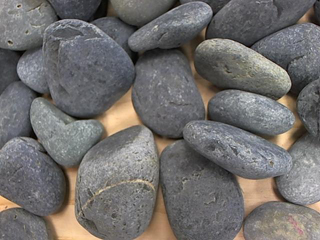
%> input picture lab02/zad06/images/train/BigRocks.1.2011-07-06-190710.jpg, 320 x 240 px
$ octave classIm.m   (GNU Octave 9; MATLAB toolbox functions it lacks are replaced by stand-ins)
%> lines starting %> are read from the running program, lines starting %| are printed output that depends on the picture
%> further down, curImg is the input picture: size 240x320x3 uint8; mean R, G, B 113.1, 110.4, 109
### lab02/zad06/genHist.m
function [ outHist ] = genHist( image )
%GENHIST Generuje histogram dla podanego obrazu.
% Obraz jest macierza h x w x 3 o wartosciach w zakresie 0 - 255.
% Wynikowy histogram powinien byc wektorem wierszowym o sta³ej d³ugoœci.

    % Zastap ponizszy kod tak, aby obliczal histogram dla obrazu RGB.
    % Proszê dobraæ odpowiedni¹ d³ugoœæ wektora outHist.
    bins_num = 16;
    histR = histogram(image(:,:,1), bins_num).Values();
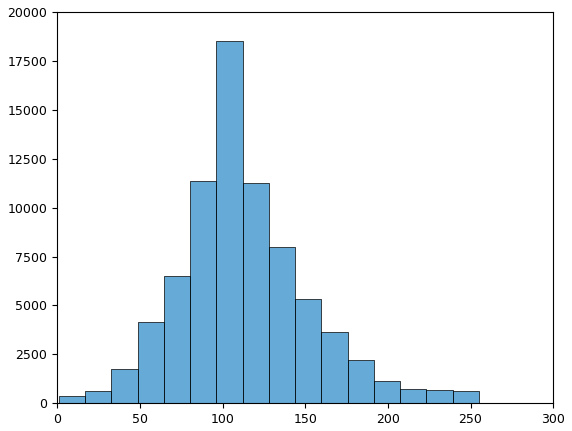
%> figure redrawn from the program's plot data; tallest bar 18494 high, from x = 96.25 to 112.1
    histG = histogram(image(:,:,2), bins_num).Values();
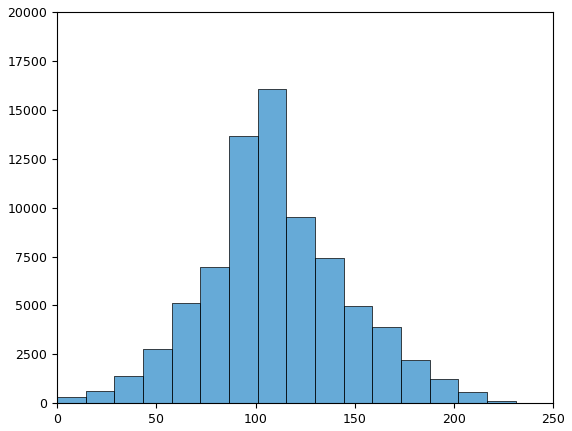
%> figure redrawn from the program's plot data; tallest bar 16088 high, from x = 101.1 to 115.5
    histB = histogram(image(:,:,3), bins_num).Values();
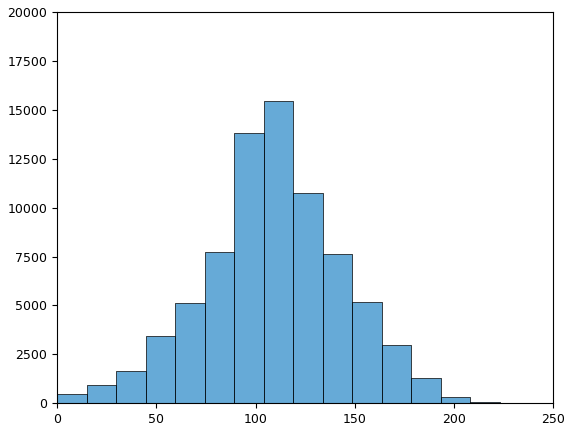
%> figure redrawn from the program's plot data; tallest bar 15463 high, from x = 104.1 to 119
    outHist = [histR histG histB];
%> outHist = 48 values, max 18494 at index 7, min 7 at index 48, mean 4800
end

### lab02/zad06/classIm.m
% zbior danych treningowych
trainImages = {{'images/train/BigRocks.1.2011-07-06-190710.jpg', ...
            'images/train/BigRocks.1.2011-07-06-190721.jpg', ...
            'images/train/BigRocks.1.2011-07-06-190737.jpg', ...
            'images/train/BigRocks.1.2011-07-06-190745.jpg', ...
            'images/train/BigRocks.1.2011-07-06-190805.jpg', ...
            'images/train/BigRocks.1.2011-07-06-190810.jpg', ...
            'images/train/BigRocks.2.2011-07-15-105909.jpg', ...
            'images/train/BigRocks.2.2011-07-15-105917.jpg', ...
            'images/train/BigRocks.2.2011-07-15-105945.jpg', ...
            'images/train/BigRocks.2.2011-07-15-105950.jpg', ...
            'images/train/BigRocks.2.2011-07-15-110000.jpg', ...
            'images/train/BigRocks.2.2011-07-15-110005.jpg'}, ...
            {'images/train/Grass.1.2011-07-15-110156.jpg', ...
            'images/train/Grass.1.2011-07-15-110202.jpg', ...
            'images/train/Grass.1.2011-07-15-110213.jpg', ...
            'images/train/Grass.1.2011-07-15-110231.jpg', ...
            'images/train/Grass.1.2011-07-15-110247.jpg', ...
            'images/train/Grass.1.2011-07-15-110305.jpg', ...
            'images/train/Grass.2.2011-07-15-110540.jpg', ...
            'images/train/Grass.2.2011-07-15-110546.jpg', ...
            'images/train/Grass.2.2011-07-15-110556.jpg', ...
            'images/train/Grass.2.2011-07-15-110600.jpg', ...
            'images/train/Grass.2.2011-07-15-110625.jpg', ...
            'images/train/Grass.2.2011-07-15-110633.jpg', ...
            'images/train/Grass.3.2011-07-15-110744.jpg', ...
            'images/train/Grass.3.2011-07-15-110749.jpg', ...
            'images/train/Grass.3.2011-07-15-110801.jpg', ...
            'images/train/Grass.3.2011-07-15-110806.jpg', ...
            'images/train/Grass.3.2011-07-15-110823.jpg', ...
            'images/train/Grass.3.2011-07-15-110830.jpg'}, ...
            {'images/train/RubberChips.1.2011-07-15-105506.jpg', ...
            'images/train/RubberChips.1.2011-07-15-105535.jpg', ...
            'images/train/RubberChips.1.2011-07-15-105546.jpg', ...
            'images/train/RubberChips.1.2011-07-15-105551.jpg', ...
            'images/train/RubberChips.1.2011-07-15-105608.jpg', ...
            'images/train/RubberChips.1.2011-07-15-105612.jpg', ...
            'images/train/RubberChips.2.2011-07-15-111302.jpg', ...
            'images/train/RubberChips.2.2011-07-15-111307.jpg', ...
            'images/train/RubberChips.2.2011-07-15-111322.jpg', ...
            'images/train/RubberChips.2.2011-07-15-111327.jpg', ...
            'images/train/RubberChips.2.2011-07-15-111337.jpg', ...
            'images/train/RubberChips.2.2011-07-15-111341.jpg'}, ...
            {'images/train/RubberTile.1.2011-07-06-183910.jpg', ...
            'images/train/RubberTile.1.2011-07-06-183915.jpg', ...
            'images/train/RubberTile.1.2011-07-06-183933.jpg', ...
            'images/train/RubberTile.1.2011-07-06-183940.jpg', ...
            'images/train/RubberTile.1.2011-07-06-184004.jpg', ...
            'images/train/RubberTile.1.2011-07-06-184012.jpg', ...
            'images/train/RubberTile.2.2011-07-06-184226.jpg', ...
            'images/train/RubberTile.2.2011-07-06-184234.jpg', ...
            'images/train/RubberTile.2.2011-07-06-184321.jpg', ...
            'images/train/RubberTile.2.2011-07-06-184328.jpg', ...
            'images/train/RubberTile.2.2011-07-06-184400.jpg', ...
            'images/train/RubberTile.2.2011-07-06-184409.jpg', ...
            'images/train/RubberTile.3.2011-07-06-185304.jpg', ...
            'images/train/RubberTile.3.2011-07-06-185312.jpg', ...
            'images/train/RubberTile.3.2011-07-06-185445.jpg', ...
            'images/train/RubberTile.3.2011-07-06-185456.jpg', ...
            'images/train/RubberTile.3.2011-07-06-185519.jpg', ...
            'images/train/RubberTile.3.2011-07-06-185536.jpg'}, ...
            {'images/train/SmallRocks.1.2011-07-06-182553.jpg', ...
            'images/train/SmallRocks.1.2011-07-06-182653.jpg', ...
            'images/train/SmallRocks.1.2011-07-06-182941.jpg', ...
            'images/train/SmallRocks.1.2011-07-06-182951.jpg', ...
            'images/train/SmallRocks.1.2011-07-06-183025.jpg', ...
            'images/train/SmallRocks.1.2011-07-06-183041.jpg', ...
            'images/train/SmallRocks.2.2011-07-06-184736.jpg', ...
            'images/train/SmallRocks.2.2011-07-06-184758.jpg', ...
            'images/train/SmallRocks.2.2011-07-06-184812.jpg', ...
            'images/train/SmallRocks.2.2011-07-06-184817.jpg', ...
            'images/train/SmallRocks.2.2011-07-06-184858.jpg', ...
            'images/train/SmallRocks.2.2011-07-06-184907.jpg', ...
            'images/train/SmallRocks.3.2011-07-06-190014.jpg', ...
            'images/train/SmallRocks.3.2011-07-06-190020.jpg', ...
            'images/train/SmallRocks.3.2011-07-06-190035.jpg', ...
            'images/train/SmallRocks.3.2011-07-06-190040.jpg', ...
            'images/train/SmallRocks.3.2011-07-06-190053.jpg', ...
            'images/train/SmallRocks.3.2011-07-06-190101.jpg'}};

% zbior danych testowych
testImages = {{'images/test/BigRocks.1.2011-07-06-190730.jpg', ...
            'images/test/BigRocks.1.2011-07-06-190757.jpg', ...
            'images/test/BigRocks.1.2011-07-06-190818.jpg', ...
            'images/test/BigRocks.2.2011-07-15-105923.jpg', ...
            'images/test/BigRocks.2.2011-07-15-105955.jpg', ...
            'images/test/BigRocks.2.2011-07-15-110009.jpg'}, ...
            {'images/test/Grass.1.2011-07-15-110206.jpg', ...
            'images/test/Grass.1.2011-07-15-110239.jpg', ...
            'images/test/Grass.1.2011-07-15-110310.jpg', ...
            'images/test/Grass.2.2011-07-15-110551.jpg', ...
            'images/test/Grass.2.2011-07-15-110605.jpg', ...
            'images/test/Grass.2.2011-07-15-110642.jpg', ...
            'images/test/Grass.3.2011-07-15-110753.jpg', ...
            'images/test/Grass.3.2011-07-15-110817.jpg', ...
            'images/test/Grass.3.2011-07-15-110855.jpg'}, ...
            {'images/test/RubberChips.1.2011-07-15-105541.jpg', ...
            'images/test/RubberChips.1.2011-07-15-105602.jpg', ...
            'images/test/RubberChips.1.2011-07-15-105616.jpg', ...
            'images/test/RubberChips.2.2011-07-15-111313.jpg', ...
            'images/test/RubberChips.2.2011-07-15-111332.jpg', ...
            'images/test/RubberChips.2.2011-07-15-111346.jpg'}, ...
            {'images/test/RubberTile.1.2011-07-06-183925.jpg', ...
            'images/test/RubberTile.1.2011-07-06-183959.jpg', ...
            'images/test/RubberTile.1.2011-07-06-184019.jpg', ...
            'images/test/RubberTile.2.2011-07-06-184247.jpg', ...
            'images/test/RubberTile.2.2011-07-06-184350.jpg', ...
            'images/test/RubberTile.2.2011-07-06-184418.jpg', ...
            'images/test/RubberTile.3.2011-07-06-185331.jpg', ...
            'images/test/RubberTile.3.2011-07-06-185511.jpg', ...
            'images/test/RubberTile.3.2011-07-06-185542.jpg'}, ...
            {'images/test/SmallRocks.1.2011-07-06-182745.jpg', ...
            'images/test/SmallRocks.1.2011-07-06-183016.jpg', ...
            'images/test/SmallRocks.1.2011-07-06-183054.jpg', ...
            'images/test/SmallRocks.2.2011-07-06-184805.jpg', ...
            'images/test/SmallRocks.2.2011-07-06-184854.jpg', ...
            'images/test/SmallRocks.2.2011-07-06-184926.jpg', ...
            'images/test/SmallRocks.3.2011-07-06-190031.jpg', ...
            'images/test/SmallRocks.3.2011-07-06-190049.jpg', ...
            'images/test/SmallRocks.3.2011-07-06-190105.jpg'}};

% klasy wystepujace w zbiorze
classes = {'BigRocks', 'Grass', 'RubberChips', 'RubberTile', 'SmallRocks'};
% mapowanie z nazwy klasy na indeks klasy
idxs = [1, 2, 3, 4, 5];
classToIdx = containers.Map(classes, idxs);

% w tych strukturach znajda sie dane do uczenia
% wektory cech
data = [];
% nazwy klas
groups = {};

% dla kazdego obrazu w kazdej klasie
for i = 1 : length(trainImages)
    for j = 1 : length(trainImages{i})
        % wczytanie obrazu
        curImg = imread(trainImages{i}{j});
        % generacja wektora cech opartego na histogramie
        curHist = genHist(curImg);
%> curHist has the same summary as outHist in genHist
        % dodanie wektora cech do zbioru danych
        data = [data; curHist];
%> data has the same summary as outHist in genHist
%> (the run ends here)
